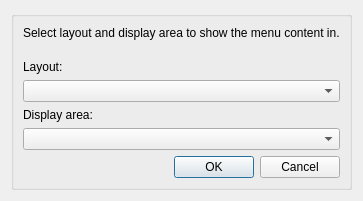
<?xml version="1.0" encoding="UTF-8"?>
<ui version="4.0">
 <class>SelectDisplayAreaDialog</class>
 <widget class="QDialog" name="SelectDisplayAreaDialog">
  <property name="windowModality">
   <enum>Qt::ApplicationModal</enum>
  </property>
  <property name="geometry">
   <rect>
    <x>0</x>
    <y>0</y>
    <width>329</width>
    <height>183</height>
   </rect>
  </property>
  <property name="sizePolicy">
   <sizepolicy hsizetype="Fixed" vsizetype="Fixed">
    <horstretch>0</horstretch>
    <verstretch>0</verstretch>
   </sizepolicy>
  </property>
  <property name="windowTitle">
   <string>Select Display Area</string>
  </property>
  <layout class="QVBoxLayout" name="verticalLayout">
   <item>
    <widget class="QGroupBox" name="groupBox">
     <property name="sizePolicy">
      <sizepolicy hsizetype="Fixed" vsizetype="Fixed">
       <horstretch>0</horstretch>
       <verstretch>0</verstretch>
      </sizepolicy>
     </property>
     <property name="title">
      <string/>
     </property>
     <layout class="QVBoxLayout" name="verticalLayout_3">
      <item>
       <widget class="QLabel" name="descriptiveLabel">
        <property name="text">
         <string>Select layout and display area to show the menu content in.
</string>
        </property>
       </widget>
      </item>
      <item>
       <widget class="QLabel" name="label_2">
        <property name="text">
         <string>Layout:</string>
        </property>
       </widget>
      </item>
      <item>
       <widget class="QComboBox" name="layoutsComboBox"/>
      </item>
      <item>
       <widget class="QLabel" name="label">
        <property name="sizePolicy">
         <sizepolicy hsizetype="Preferred" vsizetype="Preferred">
          <horstretch>0</horstretch>
          <verstretch>0</verstretch>
         </sizepolicy>
        </property>
        <property name="lineWidth">
         <number>1</number>
        </property>
        <property name="text">
         <string>Display area:</string>
        </property>
       </widget>
      </item>
      <item>
       <widget class="QComboBox" name="displayAreasComboBox"/>
      </item>
      <item>
       <layout class="QHBoxLayout" name="horizontalLayout">
        <item>
         <spacer name="horizontalSpacer">
          <property name="orientation">
           <enum>Qt::Horizontal</enum>
          </property>
          <property name="sizeHint" stdset="0">
           <size>
            <width>40</width>
            <height>20</height>
           </size>
          </property>
         </spacer>
        </item>
        <item>
         <widget class="QDialogButtonBox" name="buttonBox">
          <property name="sizePolicy">
           <sizepolicy hsizetype="Fixed" vsizetype="Fixed">
            <horstretch>0</horstretch>
            <verstretch>0</verstretch>
           </sizepolicy>
          </property>
          <property name="layoutDirection">
           <enum>Qt::LeftToRight</enum>
          </property>
          <property name="orientation">
           <enum>Qt::Horizontal</enum>
          </property>
          <property name="standardButtons">
           <set>QDialogButtonBox::Cancel|QDialogButtonBox::Ok</set>
          </property>
         </widget>
        </item>
       </layout>
      </item>
     </layout>
    </widget>
   </item>
  </layout>
 </widget>
 <resources/>
 <connections>
  <connection>
   <sender>buttonBox</sender>
   <signal>accepted()</signal>
   <receiver>SelectDisplayAreaDialog</receiver>
   <slot>accept()</slot>
   <hints>
    <hint type="sourcelabel">
     <x>209</x>
     <y>78</y>
    </hint>
    <hint type="destinationlabel">
     <x>157</x>
     <y>107</y>
    </hint>
   </hints>
  </connection>
  <connection>
   <sender>buttonBox</sender>
   <signal>rejected()</signal>
   <receiver>SelectDisplayAreaDialog</receiver>
   <slot>reject()</slot>
   <hints>
    <hint type="sourcelabel">
     <x>209</x>
     <y>84</y>
    </hint>
    <hint type="destinationlabel">
     <x>228</x>
     <y>107</y>
    </hint>
   </hints>
  </connection>
 </connections>
</ui>
